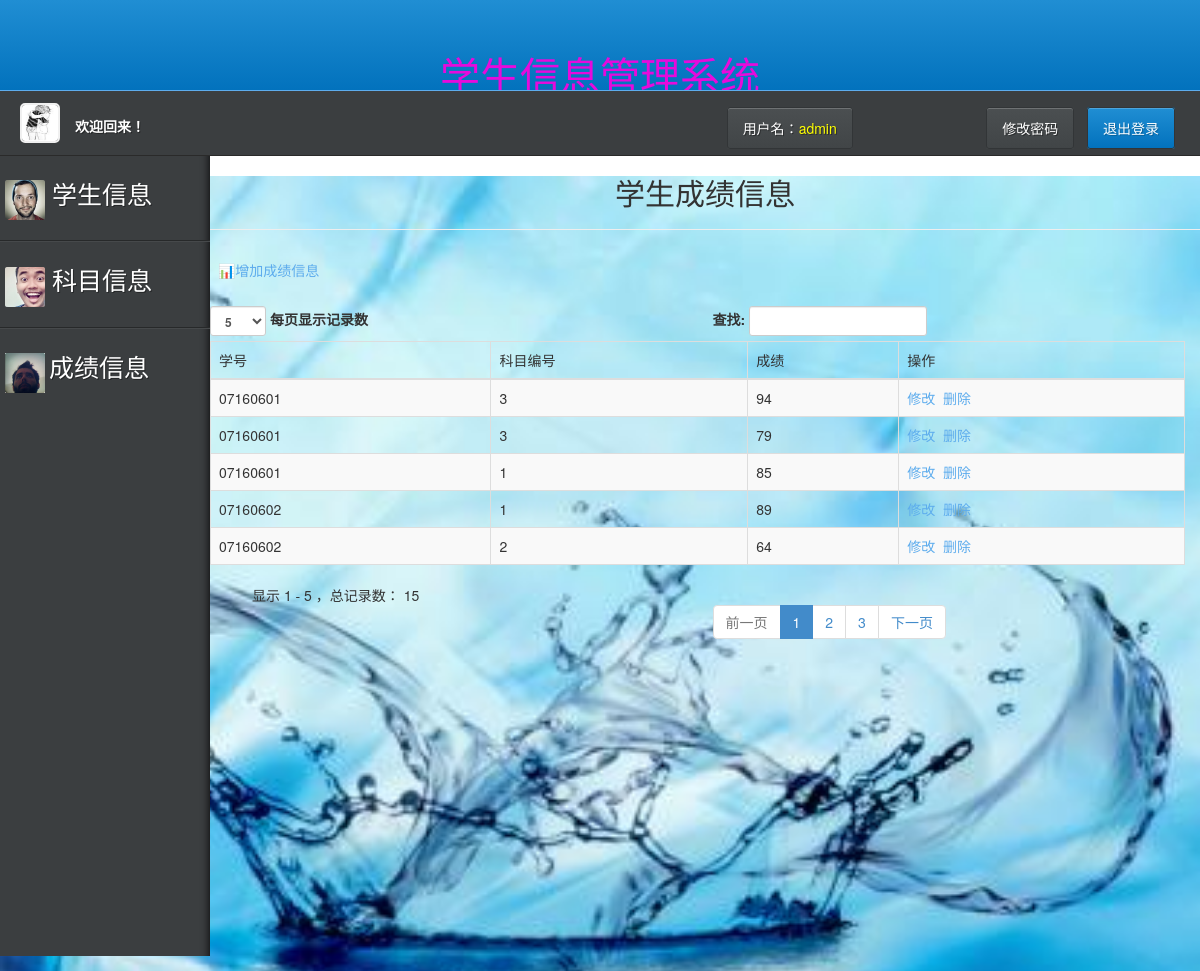
Page /score.php (signed in) on the committed database.
### tables this page shows
CREATE TABLE `score` (
  `id` int(10) NOT NULL,
  `studentId` varchar(20) NOT NULL,
  `km_id` int(10) NOT NULL,
  `mark` int(10) NOT NULL
);

### score.php (the view, shortened to what this page needs)
<?php require_once 'base.php';?>
<?php
$query = "select * from score";
$result = mysql_query($query);
?>
<div style="background-image: url(assets/img/4.jpg);background-size: 200% ;background-repeat: no-repeat;">
	<div>
		<div>
			<div>
            <center>
				<h2>学生成绩信息</h2>
             </center>
          	</div>
		</div>
		<hr />
		<div>
			<div>
				<div>
					<div class="panel-heading"><a href='insertscore.php'>&nbsp; &#128202;增加成绩信息</a></div>
					<div class="panel-body">
						<div class="table-responsive">
							<table class="table table-striped table-bordered table-hover"
								id="dataTables-example">
								<thead>
									<tr>
										<th>学号</th>
										<th>科目编号</th>
										<th>成绩</th>
										<th>操作</th>
									</tr>
								</thead>
								<tbody>
                        		<?php
                        $line = 0;
                        while ($row = mysql_fetch_array($result)) {
                            $line ++;
                            $linecolor = $line % 2 == 0 ? 'odd gradeX' : 'even gradeC';
                            echo "<tr class='$linecolor'>";
                            echo "<td>" . $row['studentId'] . "</td>";
                            echo "<td>" . $row['km_id'] . "</td>";
                            echo "<td>" . $row['mark'] . "</td>";
                            echo "<td><a href='editscore.php?id=" . $row['id'] . "'>修改</a>&nbsp;&nbsp;<a href='deletescore.php?id=" . $row['id'] . "'>删除</a></td>";
                            echo "</tr>";
                        }
                        ?>
								</tbody>
							</table>
						</div>
					</div>
				</div>
			</div>
		</div>
	</div>
</div>
</body>
</html>

### assets/css/style.css (style rules this page uses)
* { filter: none; }
html, body, div, span, applet, object, iframe, h1, h2, h3, h4, h5, h6, p, blockquote, pre, a, abbr, acronym, address, big, cite, code, del, dfn, em, img, ins, kbd, q, s, samp, small, strike, strong, sub, sup, tt, var, b, u, i, center, dl, dt, dd, ol, ul, li, fieldset, form, label, legend, table, caption, tbody, tfoot, thead, tr, th, td, article, aside, canvas, details, embed, figure, figcaption, footer, header, hgroup, menu, nav, output, ruby, section, summary, time, mark, audio, video { margin: 0; padding: 0; border: 0; font-size: 100%; font: inherit; vertical-align: baseline; }
body { line-height: 1; }
table { border-collapse: collapse; border-spacing: 0; }
html { height: 100%; }
body { margin:0; padding: 0; height: 100%; font-family: arial; font-size: 12px; background: #f7f7f7; overflow-x: hidden; color: #3B3E40; }
a:link, a:active, a:visited { text-decoration: none; color: #5daced; }

### rows in the picture
score: studentId "07160602", km "1", mark "89"
score: studentId "07160601", km "3", mark "94"
score: studentId "07160601", km "3", mark "79"
score: studentId "07160601", km "1", mark "85"
score: studentId "07160602", km "2", mark "64"

### other values in the picture
$userName "admin"
